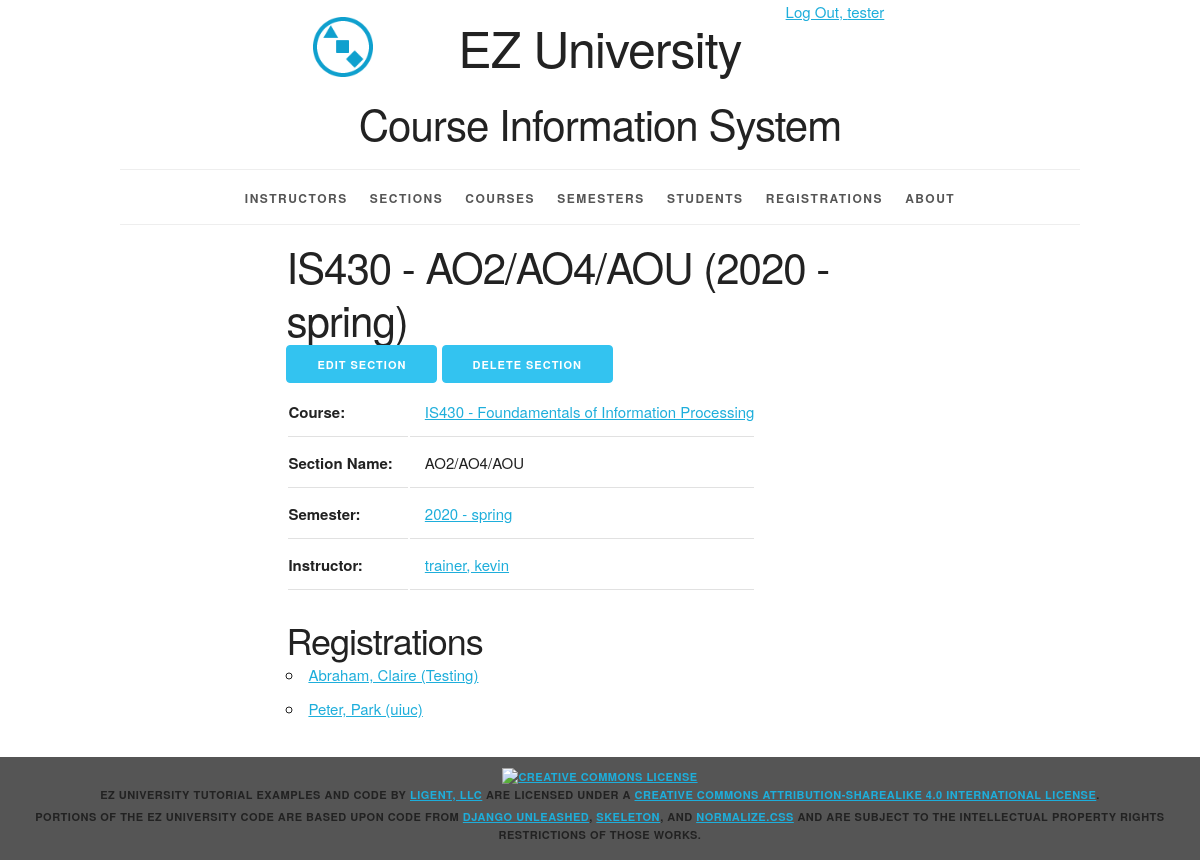
Page /section/1/ (signed in) on the committed database.
### courseinfo/models.py (models this page shows, shortened)
class Section(models.Model):
    section_id = models.AutoField(primary_key=True)
    section_name = models.CharField(max_length=20)
    semester = models.ForeignKey(Semester, related_name='sections', on_delete=models.PROTECT)
    course = models.ForeignKey(Course, related_name='sections', on_delete=models.PROTECT)
    instructor = models.ForeignKey(Instructor, related_name='sections', on_delete=models.PROTECT)
    def __str__(self):
        return '%s - %s (%s)' % (self.course.course_number, self.section_name, self.semester.__str__())
    def get_update_url(self):
        return reverse('courseinfo_section_update_urlpattern',
                       kwargs={'pk': self.pk})
    def get_delete_url(self):
        return reverse('courseinfo_section_delete_urlpattern',
                       kwargs={'pk':self.pk})
    class Meta:
        ordering = ['course', 'section_name', 'semester']
        constraints = [
            UniqueConstraint(fields=['semester', 'course', 'section_name'],
                             name='unique_section')
        ]

class Course(models.Model):
    course_id = models.AutoField(primary_key=True)
    course_number = models.CharField(max_length=20)
    course_name = models.CharField(max_length=255)
    def __str__(self):
        return '%s - %s' % (self.course_number, self.course_name)
    def get_absolute_url(self):
        return reverse('courseinfo_course_detail_urlpattern',
                       kwargs={'pk':self.pk}
                       )
    class Meta:
        ordering = ['course_number', 'course_name']
        constraints = [
            UniqueConstraint(fields=['course_number', 'course_name'], name='unique_course')
        ]

class Semester(models.Model):
    semester_id = models.AutoField(primary_key=True)
    year = models.ForeignKey(Year, related_name='semesters', on_delete=models.PROTECT)
    period = models.ForeignKey(Period, related_name='semesters', on_delete=models.PROTECT)
    def __str__(self):
        return '%s - %s' %(self.year.year, self.period.period_name)
    def get_absolute_url(self):
        return reverse('courseinfo_semester_detail_urlpattern',
                       kwargs={'pk':self.pk}
                       )
    class Meta:
        ordering = ['year__year', 'period__period_sequence']
        constraints = [
            UniqueConstraint(fields=['year', 'period'], name='unique_semester')
        ]

class Year(models.Model):
    year_id = models.AutoField(primary_key=True)
    year = models.IntegerField(unique=True)
    class Meta:
        ordering = ['year']

class Period(models.Model):
    period_id = models.AutoField(primary_key=True)
    period_sequence = models.IntegerField(unique=True)
    period_name = models.CharField(max_length=45, unique=True)
    class Meta:
        ordering = ['period_sequence']

class Instructor(models.Model):
    instructor_id = models.AutoField(primary_key=True)
    first_name = models.CharField(max_length=45)
    last_name = models.CharField(max_length=45)
    disambiguator = models.CharField(max_length=45, blank=True, default='')
    def __str__(self):
        result = ''
        if self.disambiguator == '':
            result = '%s, %s' % (self.last_name, self.first_name)
        else:
            result = '%s, %s (%s)' % (self.last_name, self.first_name, self.disambiguator)
        return result
    def get_absolute_url(self):
        return reverse('courseinfo_instructor_detail_urlpattern',
                       kwargs={'pk': self.pk})
    class Meta:
        ordering = ['last_name', 'first_name', 'disambiguator']
        constraints = [
            UniqueConstraint(fields=['last_name', 'first_name', 'disambiguator'],
                             name='unique_instructor')
        ]

class Registration(models.Model):
    registration_id = models.AutoField(primary_key=True)
    student = models.ForeignKey(Student, related_name='registrations', on_delete=models.PROTECT)
    section = models.ForeignKey(Section, related_name='registrations', on_delete=models.PROTECT)
    def get_absolute_url(self):
        return reverse('courseinfo_registration_detail_urlpattern',
                       kwargs={'pk':self.pk}
                       )
    class Meta:
        ordering = ['section', 'student']
        constraints = [
            UniqueConstraint(fields=['section', 'student'],
                             name='unique_registration')
        ]

class Student(models.Model):
    student_id = models.AutoField(primary_key=True)
    first_name = models.CharField(max_length=45)
    last_name = models.CharField(max_length=45)
    disambiguator = models.CharField(max_length=45, blank=True, default='')
    def __str__(self):
        result = ''
        if self.disambiguator == '':
            result = '%s, %s' % (self.last_name, self.first_name)
        else:
            result = '%s, %s (%s)' % (self.last_name, self.first_name, self.disambiguator)
        return result
    class Meta:
        ordering = ['last_name', 'first_name', 'disambiguator']
        constraints = [
            UniqueConstraint(fields=['last_name', 'first_name', 'disambiguator'],
                             name='unique_student')
        ]

### courseinfo/views.py (the view)
class SectionDetail(LoginRequiredMixin, PermissionRequiredMixin, DetailView):
    model = Section
    permission_required = 'courseinfo.view_section'
    def get_context_data(self, **kwargs):
        context = super(DetailView, self).get_context_data(**kwargs)
        section = self.get_object()
        semester = section.semester
        course = section.course
        instructor = section.instructor
        registration_list = section.registrations.all()
        context['semester'] = semester
        context['course'] = course
        context['instructor'] = instructor
        context['registration_list'] = registration_list
        return context

### courseinfo/templates/courseinfo/section_detail.html (shortened to what this page needs)
{% extends 'courseinfo/base.html' %}
{% block content %}
    <article>
        <div class="row">
            <div class="offset-by-two eight columns">
                <h2>{{ section }}</h2>
                <ul class="inline">
                    {% if perms.courseinfo.change_section %}
                    <li>
                        <a href="{{ section.get_update_url }}"
                           class="button button-primary">
                            Edit Section</a></li>
                    {% endif %}
                {% if perms.courseinfo.delete_section %}
                    <li>
                        <a href="{{ section.get_delete_url }}"
                           class="button button-primary">
                            Delete Section</a></li>
                {% endif %}
                </ul>
                   <section>
        <table>
            <tr>
                <th>Course:</th>
                <td><a href="{{ course.get_absolute_url }}">{{ course }}</a></td>
            </tr>
            <tr>
                <th>Section Name:</th>
                <td>{{ section.section_name }}</td>
            </tr>
            <tr>
                <th>Semester:</th>
                <td><a href="{{ semester.get_absolute_url }}">{{ semester }}</a></td>
            </tr>
            <tr>
                <th>Instructor:</th>
                <td><a href="{{ instructor.get_absolute_url }}">{{ instructor }}</a></td>
            </tr>
        </table>
    </section>
    <section>
        <h3>Registrations</h3>
        <ul>
            {% for registration in registration_list %}
                <li>
                    <a href="{{ registration.get_absolute_url }}">{{ registration.student }}</a>
                </li>
            {% empty %}
                <li><em>There are currently no students registered for this section.</em></li>
            {% endfor %}
        </ul>
    </section>
            </div>
        </div>
    </article>
{% endblock %}

### courseinfo/templates/courseinfo/base.html (shortened to what this page needs)
{% load static %}
<!DOCTYPE html>
<html lang="en">
<head>
    <link rel="stylesheet" type="text/css"
          href="{% static 'coursinfo/normalize.css' %}">
    <link rel="stylesheet" type="text/css"
          href="{% static 'courseinfo/skeleton.css' %}">
    <link rel="stylesheet" type="text/css"
          href="{% static 'courseinfo/style.css' %}">
</head>
<body>
<div class="container">
    <div class="status row">
        <div class="offset-by-eight four columns">
            <ul class="inline">
                {% if user.is_authenticated %}
                    <li><a href="{% url 'logout_urlpattern' %}">
                        Log Out, {{ user.get_username }}</a></li>
                {% else %}
                    <li><a href="{% url 'login_urlpattern' %}">
                        Log In</a></li>
                {% endif %}
            </ul>
        </div>
    </div>
    <header class="row">
        <div class="offset-by-one ten columns">
            <h1 class="logo">EZ University</h1>
            <h2>Course Information System</h2>
        </div>
    </header>
    <nav>
        <ul>
            {% if perms.courseinfo.view_instructor %}
                <li>
                    <a href="{% url 'courseinfo_instructor_list_urlpattern' %}">
                        Instructors</a></li>
            {% endif %}
            {% if perms.courseinfo.view_section %}
                <li>
                    <a href="{% url 'courseinfo_section_list_urlpattern' %}">
                        Sections</a></li>
            {% endif %}
            {% if perms.courseinfo.view_course %}
                <li>
                    <a href="{% url 'courseinfo_course_list_urlpattern' %}">
                        Courses</a></li>
            {% endif %}
            {% if perms.courseinfo.view_semester %}
                <li>
                    <a href="{% url 'courseinfo_semester_list_urlpattern' %}">
                        Semesters</a></li>
            {% endif %}
            {% if perms.courseinfo.view_student %}
                <li>
                    <a href="{% url 'courseinfo_student_list_urlpattern' %}">
                        Students</a></li>
            {% endif %}
            {% if perms.courseinfo.view_registration %}
                <li>
                    <a href="{% url 'courseinfo_registration_list_urlpattern' %}">
                        Registrations</a></li>
            {% endif %}
            <li>
                <a href="{% url 'about_urlpattern' %}">
                    About</a></li>
        </ul>
    </nav>
    <main>
        {% block content %}{% endblock %}
    </main>
</div>
<footer>
    <p>
        <a rel="license" href="http://creativecommons.org/licenses/by-sa/4.0/">
            <img alt="Creative Commons License" style="border-width:0"
                 src="https://i.creativecommons.org/l/by-sa/4.0/88x31.png"/>
        </a><br/><span property="dct:title">EZ University Tutorial Examples and Code</span>
        by
        <a href="https://www.ligent.net" property="cc:attributionName"
           rel="cc:attributionURL">Ligent, LLC</a> are licensed under a
        <a rel="license" href="http://creativecommons.org/licenses/by-sa/4.0/">Creative Commons Attribution-ShareAlike
            4.0 International License</a>.
    </p>
    <p>Portions of the EZ University code are based upon code from
        <a href="https://django-unleashed.com">Django Unleashed</a>,
        <a href="http://getskeleton.com/">Skeleton</a>, and
        <a href="https://necolas.github.io/normalize.css/">Normalize.css</a> and
        are subject to the intellectual property rights restrictions of those works.
    </p>
</footer>
</body>
</html>

### courseinfo/static/courseinfo/skeleton.css (style rules this page uses)
.container { position: relative; width: 100%; max-width: 960px; margin: 0 auto; padding: 0 20px; box-sizing: border-box; }
.column, .columns { width: 100%; float: left; box-sizing: border-box; }
@media (min-width: 400px) { .container { width: 85%; padding: 0; } }
@media (min-width: 550px) { .container { width: 80%; } }
@media (min-width: 550px) { .column, .columns { margin-left: 4%; } }
@media (min-width: 550px) { .column:first-child, .columns:first-child { margin-left: 0; } }
@media (min-width: 550px) { .four.columns { width: 30.6666666667%; } }
@media (min-width: 550px) { .eight.columns { width: 65.3333333333%; } }
@media (min-width: 550px) { .ten.columns { width: 82.6666666667%; } }
@media (min-width: 550px) { .offset-by-one.column, .offset-by-one.columns { margin-left: 8.66666666667%; } }
@media (min-width: 550px) { .offset-by-two.column, .offset-by-two.columns { margin-left: 17.3333333333%; } }
@media (min-width: 550px) { .offset-by-eight.column, .offset-by-eight.columns { margin-left: 69.3333333333%; } }
html { font-size: 62.5%; }
body { font-size: 1.5em; line-height: 1.6; font-weight: 400; font-family: "Raleway", "HelveticaNeue", "Helvetica Neue", Helvetica, Arial, sans-serif; color: #222; }
h1, h2, h3, h4, h5, h6 { margin-top: 0; margin-bottom: 2rem; font-weight: 300; }
h1 { font-size: 4.0rem; line-height: 1.2; letter-spacing: -.1rem; }
h2 { font-size: 3.6rem; line-height: 1.25; letter-spacing: -.1rem; }
h3 { font-size: 3.0rem; line-height: 1.3; letter-spacing: -.1rem; }
@media (min-width: 550px) { h1 { font-size: 5.0rem; } }
@media (min-width: 550px) { h2 { font-size: 4.2rem; } }
@media (min-width: 550px) { h3 { font-size: 3.6rem; } }
p { margin-top: 0; }
a { color: #1EAEDB; }
.button, button, input[type="submit"], input[type="reset"], input[type="button"] { display: inline-block; height: 38px; padding: 0 30px; color: #555; text-align: center; font-size: 11px; font-weight: 600; line-height: 38px; letter-spacing: .1rem; text-transform: uppercase; text-decoration: none; white-space: nowrap; background-color: transparent; border-radius: 4px; border: 1px solid #bbb; cursor: pointer; box-sizing: border-box; }
.button.button-primary, button.button-primary, input[type="submit"].button-primary, input[type="reset"].button-primary, input[type="button"].button-primary { color: #FFF; background-color: #33C3F0; border-color: #33C3F0; }
ul { list-style: circle inside; }
ol, ul { padding-left: 0; margin-top: 0; }
li { margin-bottom: 1rem; }
th, td { padding: 12px 15px; text-align: left; border-bottom: 1px solid #E1E1E1; }
th:first-child, td:first-child { padding-left: 0; }
th:last-child, td:last-child { padding-right: 0; }
button, .button { margin-bottom: 1rem; }
pre, blockquote, dl, figure, table, p, ul, ol, form { margin-bottom: 2.5rem; }
.container:after, .row:after, .u-cf { content: ""; display: table; clear: both; }

### rows in the picture
Section: course+section_name+semester "IS430 - AO2/AO4/AOU (2020 - spring)", section_name "AO2/AO4/AOU"
Course: course_number+course_name "IS430 - Foundamentals of Information Processing"
Semester: year+period "2020 - spring"
Instructor: disambiguator+last_name+first_name "trainer, kevin"
Registration: student "Abraham, Claire (Testing)"
Registration: student "Peter, Park (uiuc)"

### other values in the picture
{{ user.get_username }} "tester"
